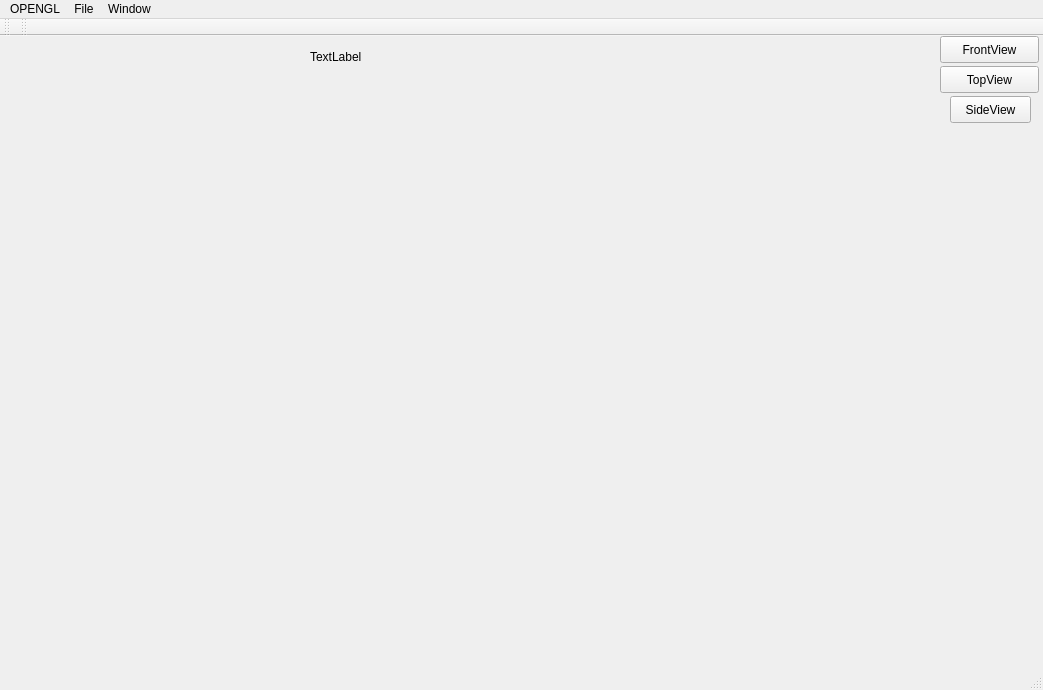
<?xml version="1.0" encoding="UTF-8"?>
<ui version="4.0">
 <class>MainWindow</class>
 <widget class="QMainWindow" name="MainWindow">
  <property name="geometry">
   <rect>
    <x>0</x>
    <y>0</y>
    <width>1043</width>
    <height>690</height>
   </rect>
  </property>
  <property name="windowTitle">
   <string>MainWindow</string>
  </property>
  <widget class="QWidget" name="centralWidget">
   <widget class="QPushButton" name="push_front">
    <property name="geometry">
     <rect>
      <x>940</x>
      <y>0</y>
      <width>99</width>
      <height>27</height>
     </rect>
    </property>
    <property name="text">
     <string>FrontView</string>
    </property>
   </widget>
   <widget class="QPushButton" name="push_top">
    <property name="geometry">
     <rect>
      <x>940</x>
      <y>30</y>
      <width>99</width>
      <height>27</height>
     </rect>
    </property>
    <property name="text">
     <string>TopView</string>
    </property>
   </widget>
   <widget class="QPushButton" name="push_side">
    <property name="geometry">
     <rect>
      <x>950</x>
      <y>60</y>
      <width>81</width>
      <height>27</height>
     </rect>
    </property>
    <property name="text">
     <string>SideView</string>
    </property>
   </widget>
   <widget class="QLabel" name="label">
    <property name="geometry">
     <rect>
      <x>310</x>
      <y>10</y>
      <width>91</width>
      <height>21</height>
     </rect>
    </property>
    <property name="text">
     <string>TextLabel</string>
    </property>
   </widget>
   <widget class="OpenglWindow" name="widget" native="true">
    <property name="geometry">
     <rect>
      <x>30</x>
      <y>30</y>
      <width>861</width>
      <height>571</height>
     </rect>
    </property>
   </widget>
  </widget>
  <widget class="QToolBar" name="mainToolBar">
   <attribute name="toolBarArea">
    <enum>TopToolBarArea</enum>
   </attribute>
   <attribute name="toolBarBreak">
    <bool>false</bool>
   </attribute>
  </widget>
  <widget class="QStatusBar" name="statusBar"/>
  <widget class="QMenuBar" name="menuBar">
   <property name="geometry">
    <rect>
     <x>0</x>
     <y>0</y>
     <width>1043</width>
     <height>25</height>
    </rect>
   </property>
   <widget class="QMenu" name="menuOPENGL">
    <property name="title">
     <string>OPENGL</string>
    </property>
    <addaction name="separator"/>
   </widget>
   <widget class="QMenu" name="menuFIle">
    <property name="title">
     <string>File</string>
    </property>
    <addaction name="actionOpen"/>
    <addaction name="actionExit"/>
   </widget>
   <widget class="QMenu" name="menuWindow">
    <property name="title">
     <string>Window</string>
    </property>
    <addaction name="actionSideView"/>
    <addaction name="actionFrontView"/>
    <addaction name="actionTopView"/>
    <addaction name="actionPerspectiveView"/>
   </widget>
   <addaction name="menuOPENGL"/>
   <addaction name="menuFIle"/>
   <addaction name="menuWindow"/>
  </widget>
  <widget class="QToolBar" name="toolBar">
   <property name="windowTitle">
    <string>toolBar</string>
   </property>
   <attribute name="toolBarArea">
    <enum>TopToolBarArea</enum>
   </attribute>
   <attribute name="toolBarBreak">
    <bool>false</bool>
   </attribute>
  </widget>
  <action name="actionOpen">
   <property name="text">
    <string>Open</string>
   </property>
  </action>
  <action name="actionExit">
   <property name="text">
    <string>Exit</string>
   </property>
  </action>
  <action name="actionSideView">
   <property name="text">
    <string>SideView</string>
   </property>
  </action>
  <action name="actionFrontView">
   <property name="text">
    <string>FrontView</string>
   </property>
  </action>
  <action name="actionTopView">
   <property name="text">
    <string>TopView</string>
   </property>
  </action>
  <action name="actionPerspectiveView">
   <property name="text">
    <string>PerspectiveView</string>
   </property>
  </action>
 </widget>
 <layoutdefault spacing="6" margin="11"/>
 <customwidgets>
  <customwidget>
   <class>OpenglWindow</class>
   <extends>QWidget</extends>
   <header location="global">openglwindow.h</header>
   <container>1</container>
  </customwidget>
 </customwidgets>
 <resources/>
 <connections/>
</ui>
